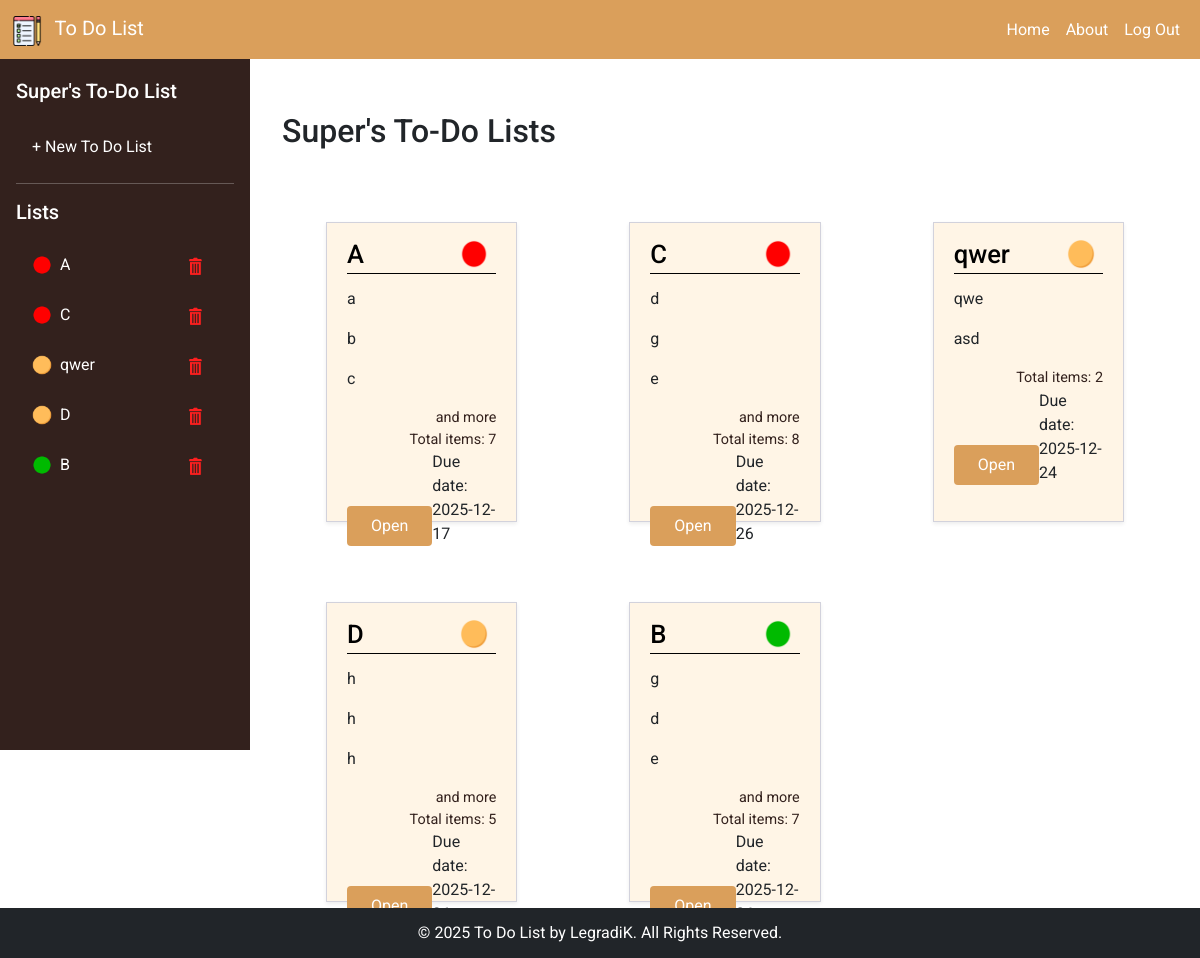
The app's page /member/1 (signed in), older data.
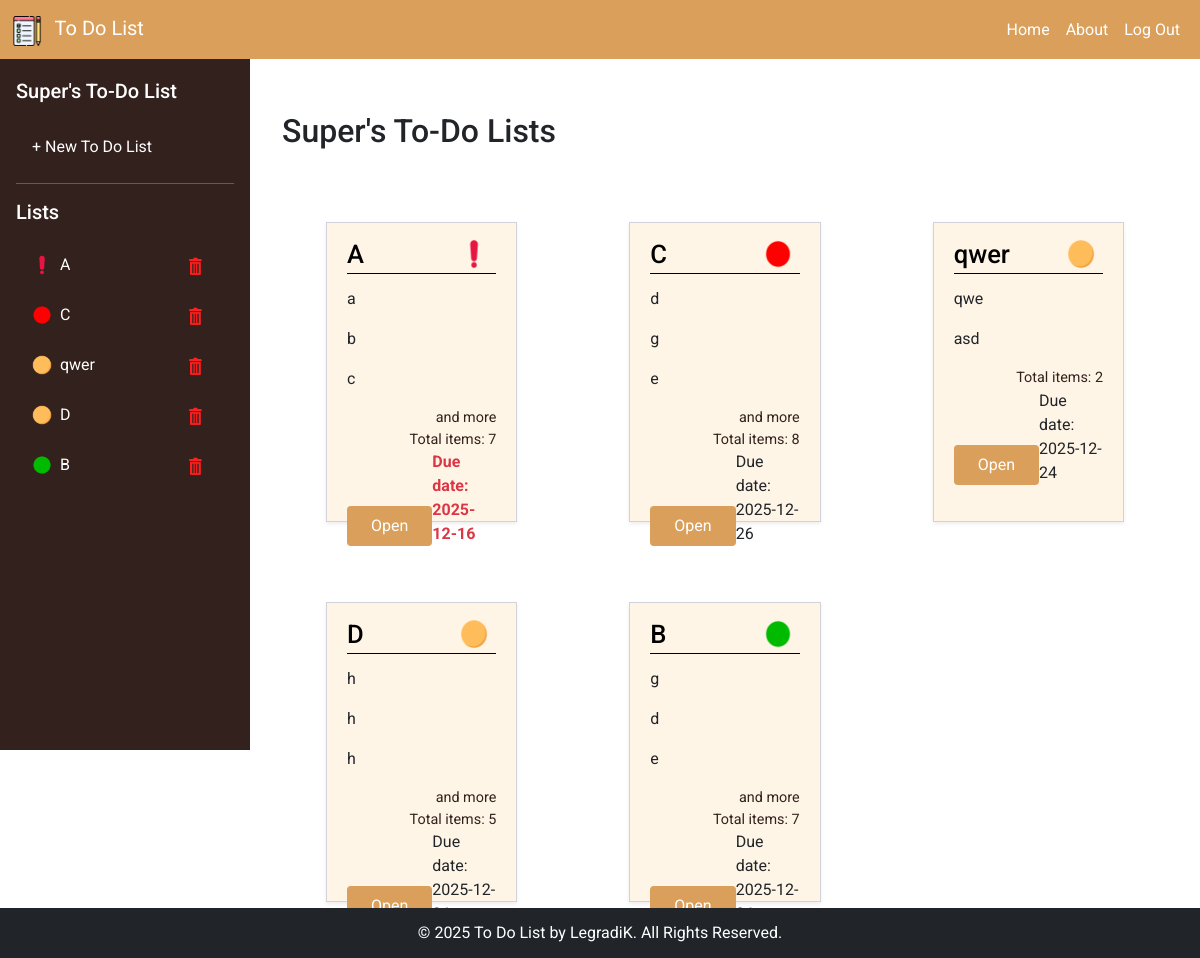
The same page, newer data.
### main.py (models this page shows, shortened)
class User(db.Model):
    id = db.Column(db.Integer, primary_key=True)
    first_name = db.Column(db.String(100), nullable=False)
    last_name = db.Column(db.String(100), nullable=False)
    email = db.Column(db.String(100), unique=True, nullable=False)
    password = db.Column(db.String(200), nullable=False)
    lists = db.relationship('ToDoList', back_populates='owner', lazy=True)

class ToDoList(db.Model):
    id = db.Column(db.Integer, primary_key=True)
    title = db.Column(db.String(200), nullable=False)
    user_id = db.Column(db.Integer, db.ForeignKey('user.id'), nullable=False)
    owner = db.relationship('User', back_populates='lists')
    task_urgency = db.Column(db.String(100), nullable=False, default="flexible")
    created_date = db.Column(db.Date, nullable=False, default=date.today)
    due_date = db.Column(db.Date, nullable=False)
    items = db.relationship('ToDoItem', back_populates='list', lazy="select", cascade="all, delete")

class ToDoItem(db.Model):
    id = db.Column(db.Integer, primary_key=True)
    text = db.Column(db.String(200), nullable=False)
    completed = db.Column(db.Boolean, default=False)
    list_id = db.Column(db.Integer, db.ForeignKey('to_do_list.id'), nullable=False)
    user_id = db.Column(db.Integer, db.ForeignKey('user.id'), nullable=False)
    list = db.relationship('ToDoList', back_populates='items')

### main.py (the view)
@app.route('/member/<int:user_id>', methods=['GET', 'POST'])
def member(user_id):
    today = date.today()
    if 'user_id' not in session or session['user_id'] != user_id:
        flash("You do not have access to this page.", "danger")
        return redirect(url_for('home'))
    user = User.query.get_or_404(user_id)
    user_id = session['user_id']
    todo_list = ToDoList.query.filter_by(user_id=user_id)
    items = ToDoItem.query.filter_by(user_id=user_id).all()
    return render_template('member.html', today=today, user=user, user_id=user_id, todo_list=todo_list, items=items)

### main.py (called while the page is built)
@app.context_processor
def inject_user_todos():
    if 'user_id' in session:
        todos = ToDoList.query.filter_by(user_id=session['user_id']).all()
        sorted_old_todos = sorted(todos, key=lambda t: URGENCY_ORDER.get(t.task_urgency, 99))
        return dict(old_todos=sorted_old_todos)
    return dict(old_todos=[])

@app.before_request
def make_session_non_permanent():
    session.permanent = False

### templates/member.html (shortened to what this page needs)
{% extends "base.html" %}
{% block content %}
<h2>{{ user.first_name }}'s To-Do Lists</h2>
{% if user_id %}
    <div class="container mt-1">
        <div class="row row-cols-1 row-cols-sm-2 row-cols-md-3 g-5 mt-0">
            {% for todo in old_todos %}
                <div class="col">
                    <div class="small-card shadow-sm">
                        <div class="small-card-body  d-flex flex-column">
                            <div class="title_and_urgency d-flex justify-content-between">
                                <h5 class="small-card-title">{{ todo.title }}</h5>
                                {% if todo.due_date < today %}
                                    <img src="{{ url_for('static', filename='icons/warning.png') }}"
                                        alt="" width="28" class="me-2 mb-1">
                                {% else %}
                                    {% if todo.task_urgency == 'immediate' %}
                                        <img src="{{ url_for('static', filename='icons/red_circle.png') }}"
                                            alt="" width="28" class="me-2 mb-1">
                                    {% elif todo.task_urgency == 'timely' %}
                                        <img src="{{ url_for('static', filename='icons/orange_circle.png') }}"
                                            alt="" width="28" class="me-2 mb-1">
                                    {% elif todo.task_urgency == 'flexible' %}
                                        <img src="{{ url_for('static', filename='icons/green_circle.png') }}"
                                            alt="" width="28" class="me-2 mb-1">
                                    {% endif %}
                                {% endif %}
                            </div>
                            <span class="full-line"></span>
                            {% for item in todo.items[:3] %}
                            <p class="card-text">
                                {{ item.text }}
                            </p>
                            {% endfor %}
                            <div class="small-card-bottom justify-content-between mt-auto">
                                {% if todo.items|length > 3 %}
                                    <p class="and_more mb-0">and more</p>
                                {% endif %}
                                <p class="total_items mb-0">Total items: {{ todo.items|length }}</p>
                                <div class="btn-and-expiry-date d-flex justify-content-between align-items-end mt-auto">
                                    <a href="{{ url_for('old_todo', todo_id=todo.id, user_id=user_id) }}"
                                    class="btn open-btn btn-sm">
                                        Open
                                    </a>
                                    {% if todo.due_date < today %}
                                        <span class="due-date-card-expired">
                                            Due date: {{ todo.due_date }}
                                        </span>
                                    {% else %}
                                        <span class="due-date-card">
                                            Due date: {{ todo.due_date }}
                                        </span>
                                    {% endif %}
                                </div>
                            </div>
                        </div>
                    </div>
                </div>
            {% endfor %}
        </div>
    </div>
{% endif %}
{% endblock %}

### templates/base.html (shortened to what this page needs)
<!DOCTYPE html>
<html lang="en">
<head>
    <link href="https://cdn.jsdelivr.net/npm/bootstrap@5.3.0/dist/css/bootstrap.min.css" rel="stylesheet">
    <link href="https://cdnjs.cloudflare.com/ajax/libs/font-awesome/5.10.0/css/all.min.css" rel="stylesheet">
    <link href="{{ url_for('static', filename='css/style.css') }}" rel="stylesheet">
</head>
<body>
    {% include 'header.html' %}
    <div class="d-flex px-3 py-4">
        {% include 'sidebar.html' %}
        <div class="container main-content">
            {% block content %}{% endblock %}
        </div>
    </div>
    {% include 'footer.html' %}
</body>
</html>

### templates/header.html (shortened to what this page needs)
<nav class="navbar navbar-expand-lg navbar-dark">
<div class="container-fluid">
    <a class="navbar-brand" href="{{ url_for('member', user_id=session.get('user_id')) if session.get('user_id') else url_for('home') }}">
        <img src="{{ url_for('static', filename='icons/check-list.png') }}"
        alt="Logo"
        width="30" height="30"
        class="d-inline-block align-text-top me-2">
        To Do List
    </a>
    <div class="collapse navbar-collapse justify-content-end" id="topNavbar">
    <ul class="navbar-nav">
        <li class="nav-item">
        {% if session.get('user_id') %}
            <a class="nav-link active" href="{{ url_for('member', user_id=session.get('user_id')) }}">Home</a>
        {% else %}
            <a class="nav-link active" href="{{ url_for('home') }}">Home</a>
        {% endif %}
        </li>
        <li class="nav-item">
        <a class="nav-link active" href="{{ url_for('about') }}">About</a>
        </li>
        {% if session.get('user_id') %}
            <li class="nav-item">
            <a class="nav-link active" href="{{ url_for('logout') }}">Log Out</a>
            </li>
        {% else %}
            <li class="nav-item">
            <a class="nav-link active" href="{{ url_for('login') }}">Log In</a>
            </li>
        {% endif %}
    </ul>
    </div>
</div>
</nav>
<br>
<br>
<br>

### templates/sidebar.html
<div class="sidebar px-3 py-4">
    {% if session.get('user_id') %}
    <div class="user-info mb-4">
        <h5 class="mb-1">
            <a href="{{ url_for('member', user_id=session.get('user_id')) }}" class="text-white text-decoration-none">
            {{ session.get('first_name') }}'s To-Do List
            </a>
        </h5>
    </div>
    {% endif %}
    <ul class="nav nav-pills flex-column mb-auto">
        <li class="nav-item">
            <a href="/new_todo" class="nav-link">+ New To Do List</a>
        </li>
        <hr class="text-white">
        <h5 class="mb-3">Lists</h5>
        {% if session.get('user_id') %}
            {% for todo in old_todos %}
            <li class="nav-item">
                <a href="/{{ session.user_id }}/old_todo/{{ todo.id }}" class="nav-link d-flex justify-content-between align-items-center">
                    <div class="d-flex align-items-center text-truncate" style="max-width: calc(100% - 30px);">
                        {% if todo.due_date < today %}
                            <img src="{{ url_for('static', filename='icons/warning.png') }}"
                                alt="" width="20" class="me-2">
                        {% else %}
                            {% if todo.task_urgency == 'immediate' %}
                                <img src="{{ url_for('static', filename='icons/red_circle.png') }}"
                                    alt="" width="20" class="me-2">
                            {% elif todo.task_urgency == 'timely' %}
                                <img src="{{ url_for('static', filename='icons/orange_circle.png') }}"
                                    alt="" width="20" class="me-2">
                            {% elif todo.task_urgency == 'flexible' %}
                                <img src="{{ url_for('static', filename='icons/green_circle.png') }}"
                                    alt="" width="20" class="me-2">
                            {% endif %}
                        {% endif %}
                        <span class="text-truncate">{{ todo.title }}</span>
                    </div>
                    <button
                        type="button"
                        class="delete-list-btn-sidebar"
                        data-list-id="{{ todo.id }}"
                    >
                        <img src="{{ url_for('static', filename='icons/delete.png') }}"
                            alt="Delete" width="20">
                    </button>
                </a>
            </li>
            {% endfor %}
        {% endif %}
    </ul>
</div>

### templates/footer.html
<footer class="footer bg-dark text-white text-center py-4">
<div class="container">
    <p class="m-0">&copy; 2025 To Do List by LegradiK. All Rights Reserved.</p>
</div>
</footer>

### static/css/style.css (style rules this page uses)
:root { --blue: #007bff; --indigo: #6610f2; --purple: #6f42c1; --pink: #e83e8c; --red: #dc3545; --orange: #fd7e14; --yellow: #ffc107; --green: #28a745; --teal: #20c997; --cyan: #17a2b8; --white: #fff; --gray: #6c757d; --gray-dark: #343a40; --gray-light: #bdbebf; --primary: #DA9F5B; --secondary: #33211D; --third:#87603C; --success: #28a745; --info: #17a2b8; --warning: #ffc107; --danger: #dc3545; --light: #FFFBF2; --dark: #111111; --breakpoint-xs: 0; --breakpoint-sm: 576px; --breakpoint-md: 768px; --breakpoint-lg: 992px; --breakpoint-xl: 1200px; --font-family-sans-serif: "Montserrat", sans-serif; --font-family-monospace: SFMono-Regular, Menlo, Monaco, Consolas, "Liberation Mono", "Courier New", monospace; }
html { font-family: sans-serif; line-height: 1.15; -webkit-text-size-adjust: 100%; -webkit-tap-highlight-color: rgba(0, 0, 0, 0); }
body { margin: 0; font-family: "Roboto", sans-serif; font-size: 1rem; font-weight: 400; line-height: 1.5; color: #212529; background-color: #fff; -webkit-font-smoothing: antialiased; -moz-osx-font-smoothing: grayscale; }
footer { background-color: var(--primary); color: var(--white); padding: 1rem 0; text-align: center; position: fixed; bottom: 0; width: 100%; z-index: 1030; }
body, html { height: 100%; margin: 0; }
.navbar { position: fixed; top: 0; left: 0; width: 100%; background-color: var(--primary) !important; z-index: 1050; }
.sidebar { width: 250px; height: calc(100vh - 55px - 50px); position: fixed; top: 55px; left: 0; background-color: var(--secondary); color: var(--white); padding: 1rem; overflow-y: auto; z-index: 1040; }
.sidebar .nav-link { color: var(--white); }
.main-content { margin-left: 250px; padding-top: 70px; padding-bottom: 60px; padding: 1rem; background-color: white; min-height: calc(100vh - 130px); }
.footer { width: 100%; height: 50px; background-color: var(--primary); color: var(--white) !important; display: flex; justify-content: center; align-items: center; text-align: center; }
.d-flex { display: flex !important; }
.small-card { position: relative; display: flex; flex-direction: column; height: 300px; min-width: 0; word-wrap: break-word; background-color: #FFF5E6; background-clip: border-box; border: 1px solid #d2d2dc; border-radius: 0; box-shadow: none; margin: 1rem 2rem; padding: 1rem 1.25rem; }
.small-card .small-card-title { color: #000; margin-bottom: 0.2rem; font-size: 1.6rem; font-weight: 500; }
.small-card .small-card-bottom { margin-bottom: 0.2rem; }
.full-line { display: block; height: 1px; background-color: #000; width: 100%; margin-bottom: 0.8rem; }
.btn { font-size: 0.875rem; line-height: 1; font-weight: 400; padding: 0.7rem 1.5rem; border-radius: 0.1275rem; }
.delete-list-btn-sidebar { background-color: var(--transparent); color: var(--white); border: none; padding: 0.4rem 0.8rem; font-size: 0.875rem; border-radius: 4px; cursor: pointer; text-decoration: none; display: inline-block; margin-left: 1rem; transition: background-color 0.3s ease; }
.due-date-card-expired { color: var(--danger); font-weight: bold; }
.open-btn { background-color: var(--primary); color: var(--white); border: none; padding: 0.75rem 1.5rem; font-size: 1rem; border-radius: 4px; cursor: pointer; text-decoration: none; display: inline-block; margin-top: 0rem; }
.and_more { color: var(--secondary); font-size: 0.9rem; text-decoration: italic; text-align: right; }
.total_items { color: var(--secondary); font-size: 0.9rem; text-decoration: italic; text-align: right; }

Row changes from the older to the newer data that the page shows:
changed ToDoList (number 1 of 5 on the later page): due_date: picture added; due_date: picture removed; due_date "2025-12-17" → "2025-12-16"
